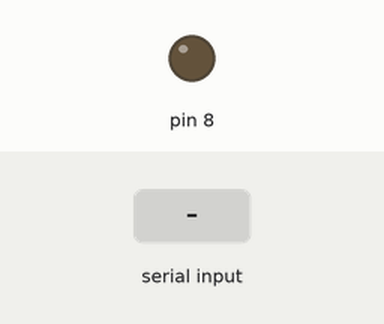
Simulated run of this sketch. Board: Arduino Uno, built with avr-gcc and run on an emulated ATmega328P. Parts: output pins drawn as LEDs (lit = HIGH). The test bench sets the inputs (shaded band).

Above: at 1.2 s.
1.3 s: "LEDON_" received over Serial
At 2.5 s:
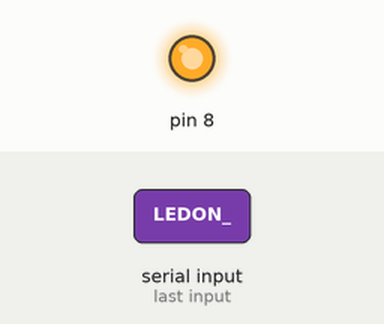
2.8 s: "LEDOFF_" received over Serial
At 3.7 s:
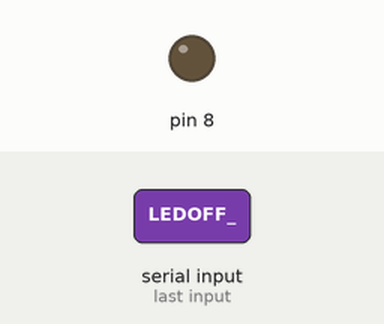
Timing chart, 0 to 5.8 s (numbered marks = the images above; inputs shaded):
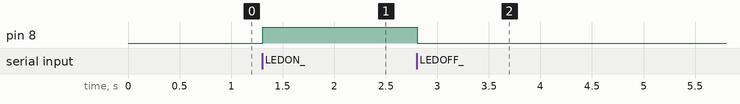

Measured:
- after the input at 1.3 s, pin 8: LOW → HIGH at once
- after the input at 2.8 s, pin 8: HIGH → LOW at once

The sketch:

Parte2.2.ino
```cpp
String inputString = "";         // a String to hold incoming data
bool stringComplete = false;  // whether the string is complete

void setup()
{
  pinMode(8, OUTPUT);
  Serial.begin(9600);
  inputString.reserve(200);
}

void loop()
{
  if (stringComplete)
  {
    if (inputString == "LEDON_")
    {
      digitalWrite(8, HIGH);
    }
    else if (inputString == "LEDOFF_")
    {
      digitalWrite(8, LOW);
    }
    inputString = "";
    stringComplete = false;
  }
}
void serialEvent()
{
  while (Serial.available())
  {
    char inChar = Serial.read();
    inputString += inChar;
    if (inChar == '_')
    {
      stringComplete = true;
    }
  }
}
```
